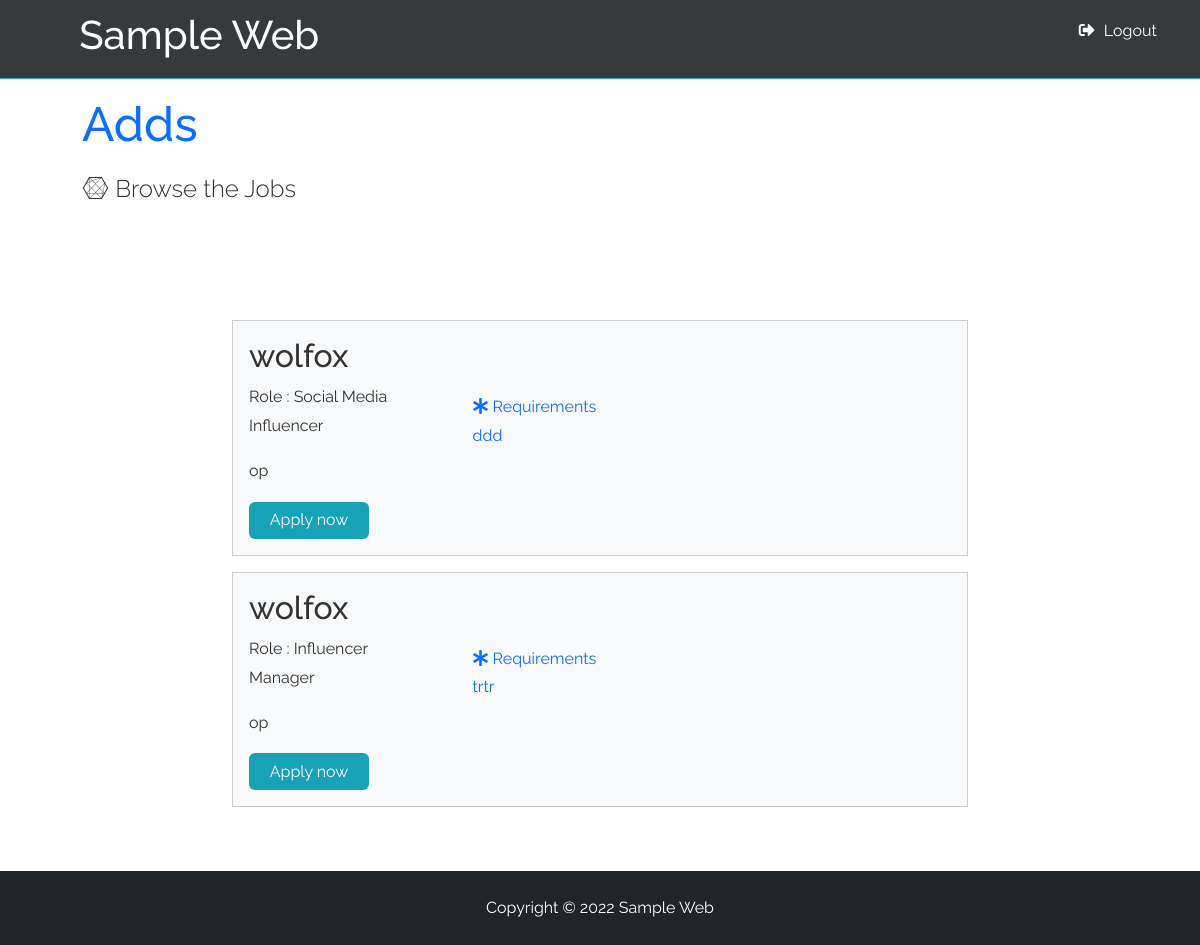
Page /adds.php (signed in) on the committed database.
### tables this page shows
CREATE TABLE `adds` (
  `id` int(30) NOT NULL,
  `username` varchar(50) NOT NULL,
  `role` varchar(50) NOT NULL,
  `requirement` varchar(100) NOT NULL,
  `location` varchar(50) NOT NULL,
  `applicant` int(100) NOT NULL
);

### adds.php (the view)
<?php
include 'header.php';
include 'config.php';
if(isset($_SESSION['creator_id']))
{
$sql="SELECT * FROM adds";
$result=mysqli_query($conn,$sql) or die("Query Failed");
?>
<section class="container">
    <h1 class="large text-primary">Adds</h1>
      <p class="lead">
        <i class="fab fa-connectdevelop"></i> Browse the Jobs
      </p>
</section>
<section class="container" style="width:800px;">
<?php
if(mysqli_num_rows($result)>0)
{
        while ($row=mysqli_fetch_assoc($result))
        {
          $id=$row["id"];
          $username=$row["username"];
          $role=$row["role"];
          $location=$row["location"];
          $requirement=$row["requirement"];
    ?>
        <div class="profiles" style="display:block;margin-left:0px;">
        <div class="profile bg-light">
          <div>
            <h2><?php echo $username;?></h2>
            <p>Role :  <?php echo $role;?></p>
              <p><?php echo $location;?></p>
            <a href="apply_now.php?id=<?php echo $id;?>" class="btn btn-primary">Apply now</a>
          </div>
          <ul>
          <li class="text-primary">
              <i class="fas fa-asterisk"></i> Requirements
              <p><?php echo $requirement;?></p>
            </li>
          </ul>
        </div>
        <?php
        }}
        ?>
    </section>
<?php
include 'footer.php';
}
else
{
  header("Location:http://localhost/sample/index.php");
}
?>

### css/style1.css (style rules this page uses)
:root { --primary-color: #17a2b8; --dark-color: #343a40; --light-color: #f4f4f4; --danger-color: #dc3545; --success-color: #28a745; }
* { box-sizing: border-box; margin: 0; padding: 0; }
body { font-family: 'Raleway', sans-serif; font-size: 1rem; line-height: 1.6; background-color: #fff; color: #333; }
a { color: var(--primary-color); text-decoration: none; }
ul { list-style: none; }
.container { max-width: 1100px; margin: auto; overflow: hidden; padding: 0 2rem; margin-top: 6rem; margin-bottom: 3rem; }
.large { font-size: 3rem; line-height: 1.2; margin-bottom: 1rem; }
.lead { font-size: 1.5rem; margin-bottom: 1rem; }
.text-primary { color: var(--primary-color); }
.btn { display: inline-block; background: var(--light-color); color: #333; padding: 0.4rem 1.3rem; font-size: 1rem; border: none; cursor: pointer; margin-right: 0.5rem; transition: opacity 0.2s ease-in; outline: none; }
.btn-primary, .bg-primary, .badge-primary, .alert-primary { background: var(--primary-color); color: #fff; }
.btn-light, .bg-light, .badge-light, .alert-light { background: var(--light-color); color: #333; }
.bg-light, .badge-light { border: #ccc solid 1px; }
.profile { display: grid; grid-template-columns: 2fr 4fr 2fr; align-items: center; grid-gap: 2rem; padding: 1rem; line-height: 1.8; margin-bottom: 1rem; }

### rows in the picture
adds: username "wolfox", role "Social Media Influencer", location "op", requirement "ddd"
adds: username "wolfox", role "Influencer Manager", location "op", requirement "trtr"
